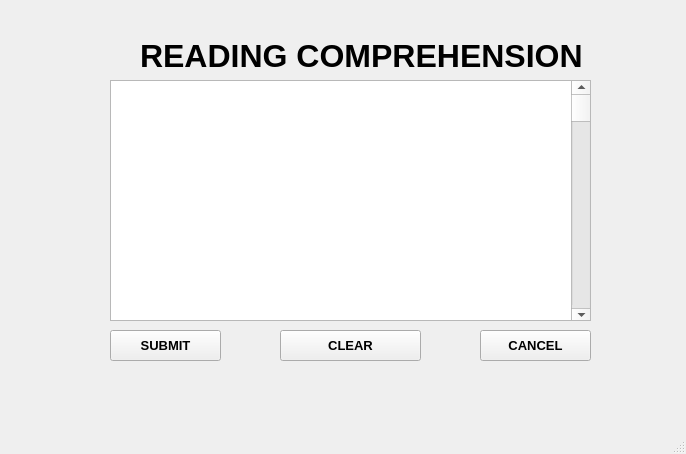
<?xml version="1.0" encoding="UTF-8"?>
<ui version="4.0">
 <class>Registration</class>
 <widget class="QMainWindow" name="Registration">
  <property name="geometry">
   <rect>
    <x>0</x>
    <y>0</y>
    <width>686</width>
    <height>454</height>
   </rect>
  </property>
  <property name="windowTitle">
   <string>MainWindow</string>
  </property>
  <widget class="QWidget" name="centralwidget">
   <widget class="QLabel" name="label_5">
    <property name="geometry">
     <rect>
      <x>140</x>
      <y>20</y>
      <width>441</width>
      <height>71</height>
     </rect>
    </property>
    <property name="font">
     <font>
      <family>Arial</family>
      <pointsize>24</pointsize>
      <weight>75</weight>
      <bold>true</bold>
     </font>
    </property>
    <property name="text">
     <string>READING COMPREHENSION</string>
    </property>
    <property name="scaledContents">
     <bool>true</bool>
    </property>
    <property name="wordWrap">
     <bool>false</bool>
    </property>
   </widget>
   <widget class="QPushButton" name="pushButton_2">
    <property name="geometry">
     <rect>
      <x>110</x>
      <y>330</y>
      <width>111</width>
      <height>31</height>
     </rect>
    </property>
    <property name="font">
     <font>
      <family>Arial</family>
      <pointsize>10</pointsize>
      <weight>75</weight>
      <bold>true</bold>
     </font>
    </property>
    <property name="text">
     <string>SUBMIT</string>
    </property>
   </widget>
   <widget class="QScrollArea" name="scrollArea">
    <property name="geometry">
     <rect>
      <x>110</x>
      <y>80</y>
      <width>481</width>
      <height>241</height>
     </rect>
    </property>
    <property name="widgetResizable">
     <bool>true</bool>
    </property>
    <widget class="QWidget" name="scrollAreaWidgetContents">
     <property name="geometry">
      <rect>
       <x>0</x>
       <y>0</y>
       <width>479</width>
       <height>239</height>
      </rect>
     </property>
     <widget class="QTextEdit" name="textEdit">
      <property name="geometry">
       <rect>
        <x>-70</x>
        <y>-10</y>
        <width>561</width>
        <height>261</height>
       </rect>
      </property>
     </widget>
     <widget class="QScrollBar" name="verticalScrollBar_2">
      <property name="geometry">
       <rect>
        <x>460</x>
        <y>0</y>
        <width>21</width>
        <height>241</height>
       </rect>
      </property>
      <property name="orientation">
       <enum>Qt::Vertical</enum>
      </property>
     </widget>
    </widget>
   </widget>
   <widget class="QPushButton" name="pushButton_3">
    <property name="geometry">
     <rect>
      <x>280</x>
      <y>330</y>
      <width>141</width>
      <height>31</height>
     </rect>
    </property>
    <property name="font">
     <font>
      <family>Arial</family>
      <pointsize>10</pointsize>
      <weight>75</weight>
      <bold>true</bold>
     </font>
    </property>
    <property name="text">
     <string>CLEAR</string>
    </property>
   </widget>
   <widget class="QPushButton" name="pushButton_4">
    <property name="geometry">
     <rect>
      <x>480</x>
      <y>330</y>
      <width>111</width>
      <height>31</height>
     </rect>
    </property>
    <property name="font">
     <font>
      <family>Arial</family>
      <pointsize>10</pointsize>
      <weight>75</weight>
      <bold>true</bold>
     </font>
    </property>
    <property name="text">
     <string>CANCEL</string>
    </property>
   </widget>
  </widget>
  <widget class="QMenuBar" name="menubar">
   <property name="geometry">
    <rect>
     <x>0</x>
     <y>0</y>
     <width>686</width>
     <height>21</height>
    </rect>
   </property>
  </widget>
  <widget class="QStatusBar" name="statusbar"/>
 </widget>
 <resources/>
 <connections/>
</ui>
